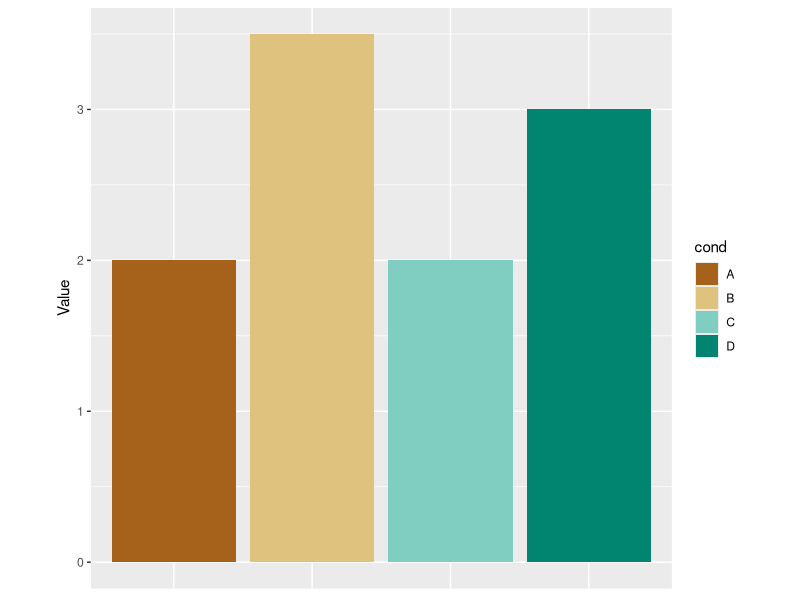
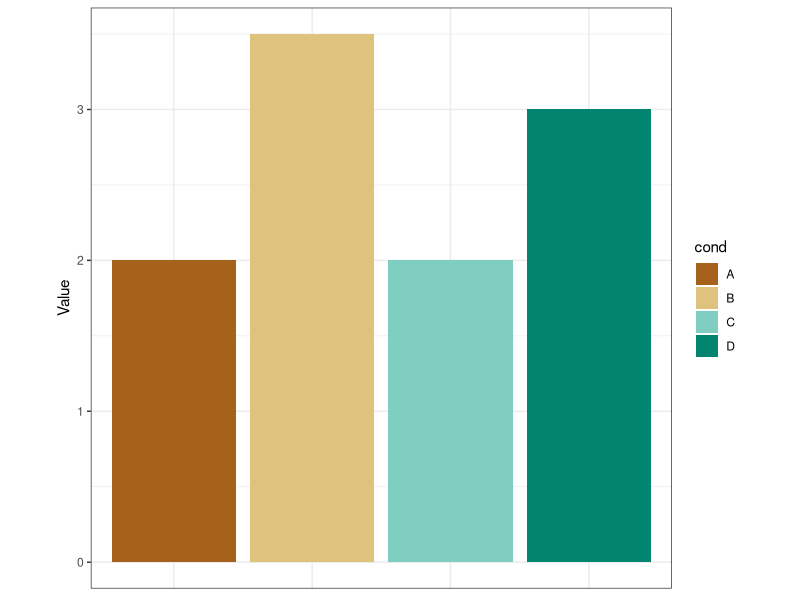
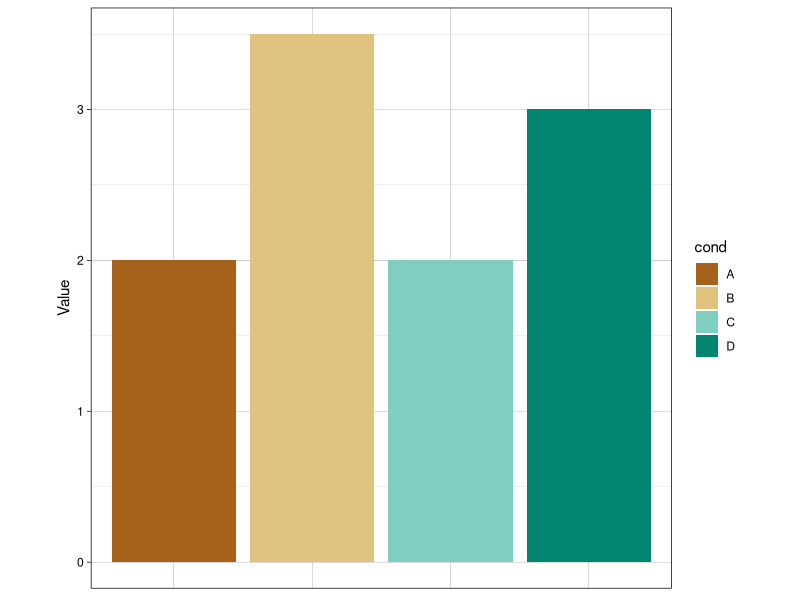
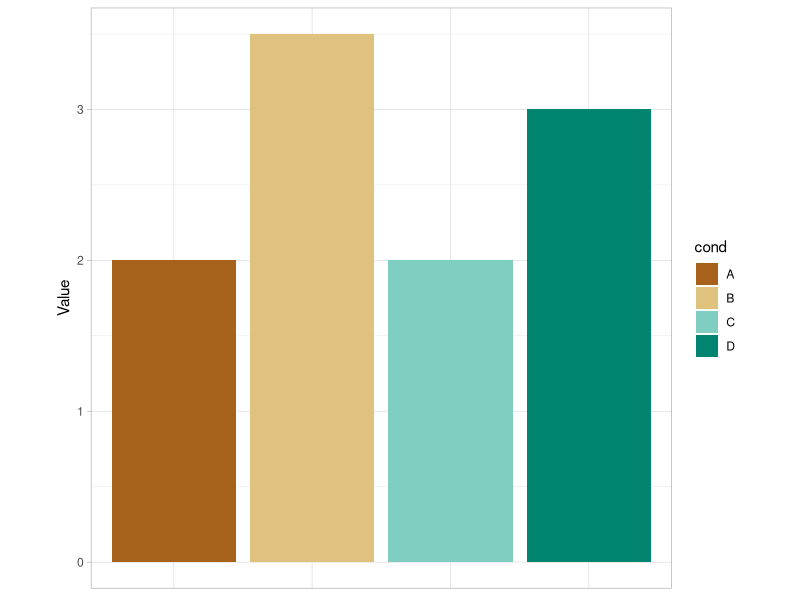
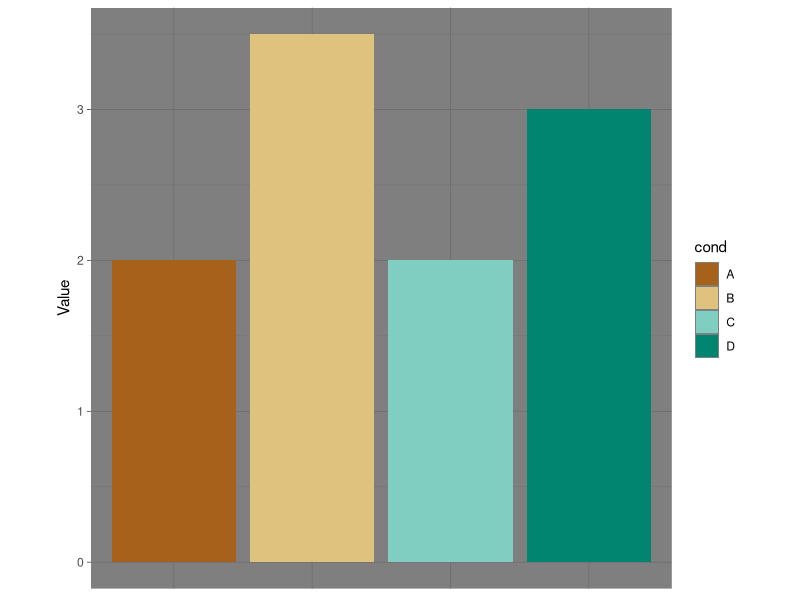
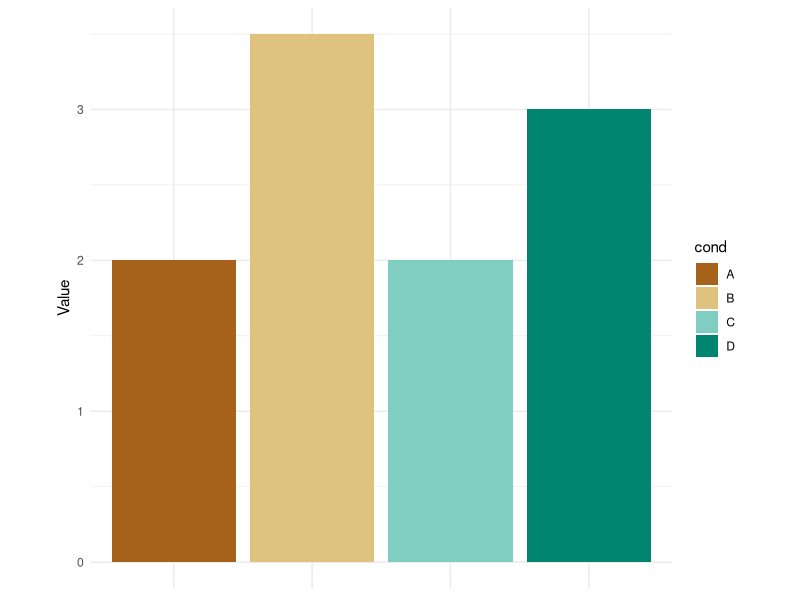
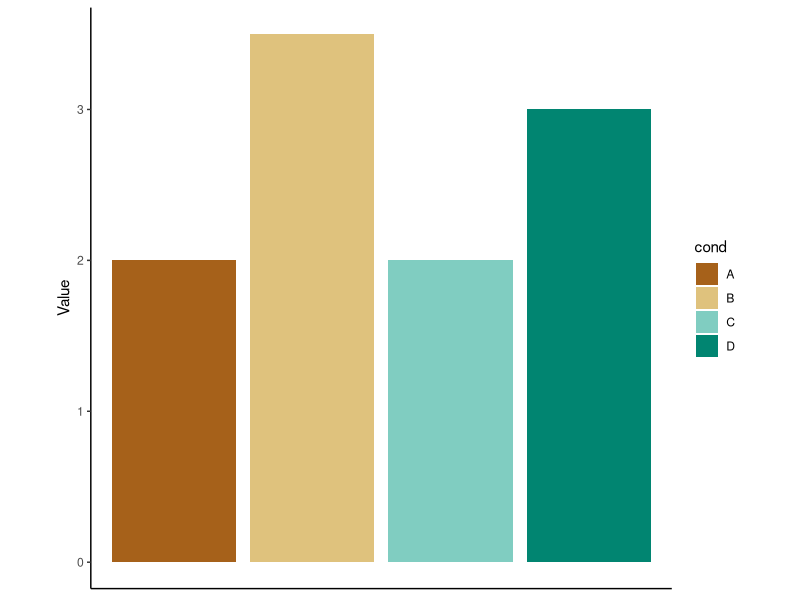
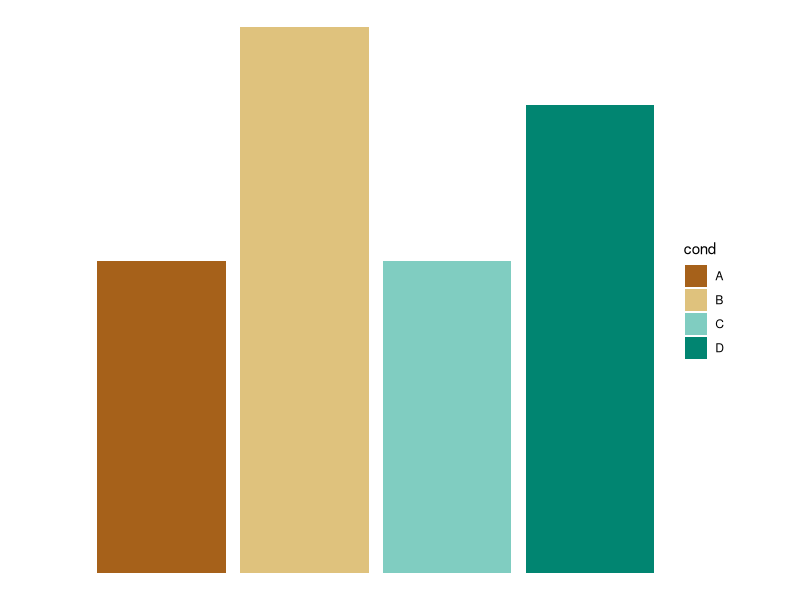

Generate these figures, in order, with R: (Note: this script raises an error after producing the figures.)
library(RColorBrewer)
library(ggplot2)
library(jsonlite)

# Two variables
df <- read.table(header=TRUE, text='
 cond yval
    A 2
    B 3.5
    C 2
    D 3
')

colors <- brewer.pal.info
themes <- c("theme_gray","theme_bw","theme_linedraw","theme_light","theme_dark","theme_minimal","theme_classic","theme_void")


colorList = list()
for (row in 1:nrow(colors)) {
  
    color <- colors[row,]
    paletteID = row.names(color)

    colorList[[paletteID]] = list(
        id = paletteID,
        value = paletteID,
        category = color$category,
        maxcolors = color$maxcolors,
        colorblind = color$colorblind
    )

    for(i in themes){
        theme_set(eval(parse(text=paste0(i, "()"))))

        g_plot <- ggplot(df, aes(x=cond, y=yval, fill=cond)) + 
        geom_bar(stat="identity") +
        scale_fill_brewer(palette=paletteID) + 

        theme(aspect.ratio=1, axis.title.x = element_blank(), axis.text.x = element_blank(), axis.ticks.x = element_blank()) + 
        ylab("Value")

        ggsave(file=paste0("./plots/", i, "_", paletteID,".svg"), plot=g_plot, width=4, height=4)
    }
}
## jsontest = toJSON(colorList, pretty = TRUE, auto_unbox = TRUE)
## print(jsontest)
## svgo --disable={minifyStyles,convertStyleToAttrs} -f .
